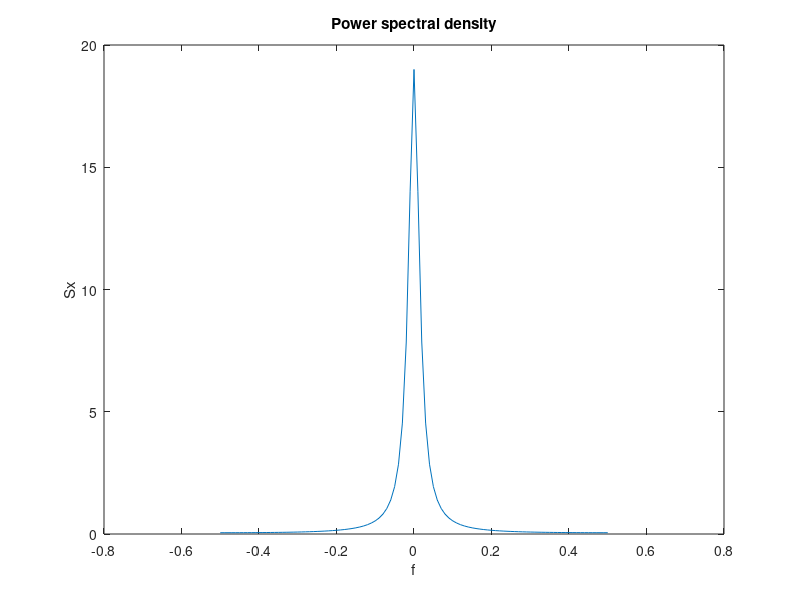

Recreate this plot in MATLAB.
clear all

f=[-1/2:0.01:1/2];
rho=0.9;
Sx=(1-rho^2)./(1+rho^2-2*rho*cos(2*pi*f));
plot(f,Sx)
title('Power spectral density')
ylabel('Sx')
xlabel('f')